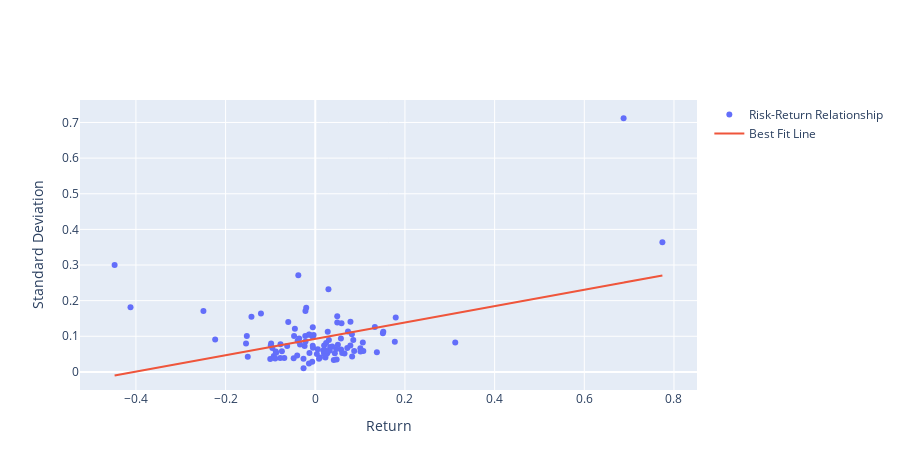
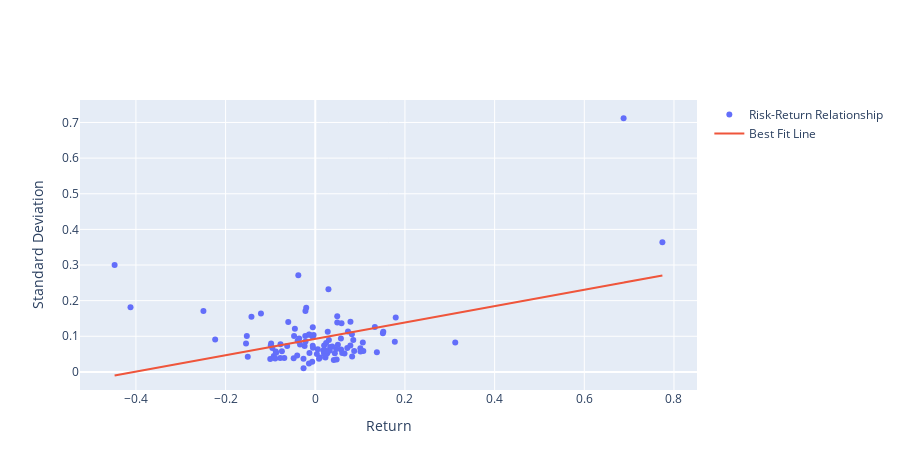

Notebook source saved alongside these figures, in order:
### Code cell
fig = go.Figure()
fig.add_trace(go.Scatter(name='Risk-Return Relationship', x=portfolio[:,0],
                                 y=portfolio[:,1], mode='markers'))
fig.add_trace(go.Scatter(name='Best Fit Line', x=portfolio[:,0],
                                 y=best_fit, mode='lines'))
fig.update_layout(xaxis_title = 'Return', yaxis_title = 'Standard Deviation',
                          width=900, height=470)
plotly.offline.iplot(fig, filename="images/risk_return.png")
fig.show()
